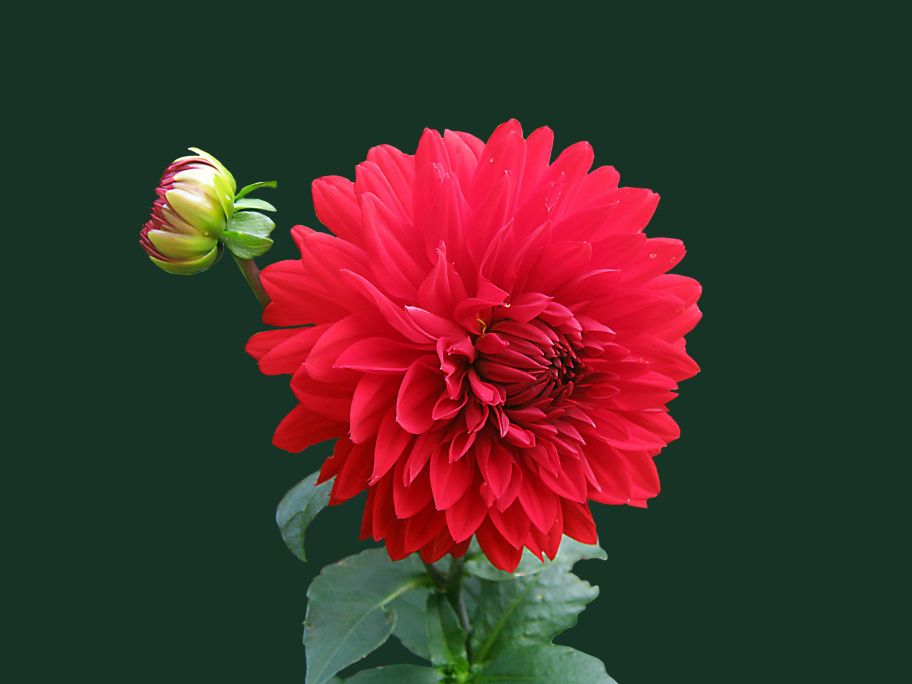
#> input picture flower.jpg, 3648 x 2736 px (shown at 1/4 size)
$ python -i Canny_Edge_Detection.py   (imports and definitions only)
#> lines starting #> are read from the running program, lines starting #| are printed output that depends on the picture; after the words box and inside, x2 and y2 are one past the last pixel; in counts of white or black regions, pixels touching at a corner belong together
import os
import cv2
import sys
import numpy as np
from PIL import Image

# convert to grayscale
def convert_to_grayscale(image_path):
    img = Image.open(image_path)
    img_array = np.array(img)

    # handeling aplha channel
    if img_array.shape[2] == 4:
        img_array = img_array[:, :, :3]

    grayscale_img = np.dot(img_array[...,:3], [0.299, 0.587, 0.114])
    grayscale_img = grayscale_img.astype(np.uint8)
    return Image.fromarray(grayscale_img)

# Helper function for Gaussian kernel generation
def gaussian_kernel(size, sigma=1.0):
    k = int(size / 2)
    x, y = np.mgrid[-k:k+1, -k:k+1]
    normal = 1 / (2.0 * np.pi * sigma**2)
    kernel = np.exp(-((x**2 + y**2) / (2.0*sigma**2))) * normal
    return kernel

# Helper function for gradient calculation using Sobel operators
def sobel_filters(img):
    k_x = np.array([[-1, 0, 1], [-2, 0, 2], [-1, 0, 1]], np.float32)
    k_y = np.array([[1, 2, 1], [0, 0, 0], [-1, -2, -1]], np.float32)

    i_x = cv2.filter2D(img, -1, k_x)
    i_y = cv2.filter2D(img, -1, k_y)

    G = np.hypot(i_x, i_y)
    G = G / G.max() * 255  # Normalize gradient magnitude

    theta = np.arctan2(i_y, i_x)
    return G, theta

def non_max_suppression(gradient, theta):
    M, N = gradient.shape
    Z = np.zeros((M, N), dtype=np.int32)
    angle = theta * 180.0 / np.pi
    angle[angle < 0] += 180

    # Define direction based on angle
    directions = np.zeros((M, N), dtype=np.int32)

    # Determine the direction of the edge based on the angle
    directions[(angle >= 0) & (angle < 22.5) | (angle >= 157.5) & (angle <= 180)] = 0
    directions[(angle >= 22.5) & (angle < 67.5)] = 1
    directions[(angle >= 67.5) & (angle < 112.5)] = 2
    directions[(angle >= 112.5) & (angle < 157.5)] = 3

    # Shift the image to compare neighboring pixels
    for i in range(1, M-1):
        for j in range(1, N-1):
            q = 255
            r = 255
            if directions[i, j] == 0:  # 0 degrees (horizontal)
                q = gradient[i, j+1]
                r = gradient[i, j-1]
            elif directions[i, j] == 1:  # 45 degrees (diagonal)
                q = gradient[i+1, j-1]
                r = gradient[i-1, j+1]
            elif directions[i, j] == 2:  # 90 degrees (vertical)
                q = gradient[i+1, j]
                r = gradient[i-1, j]
            elif directions[i, j] == 3:  # 135 degrees (diagonal)
                q = gradient[i-1, j-1]
                r = gradient[i+1, j+1]

            # Only keep the maximum values
            if gradient[i, j] >= q and gradient[i, j] >= r:
                Z[i, j] = gradient[i, j]
            else:
                Z[i, j] = 0

    return Z


# Helper function for double thresholding
def threshold(img, low_threshold, high_threshold):
    weak = 75
    strong = 255

    strong_i, strong_j = np.nonzero(img >= high_threshold)
    weak_i, weak_j = np.nonzero((img >= low_threshold) & (img < high_threshold))

    result = np.zeros(img.shape, dtype=np.uint8)
    result[strong_i, strong_j] = strong
    result[weak_i, weak_j] = weak

    return result, weak, strong

# Helper function for edge tracking by hysteresis
def hysteresis(img, weak, strong=255):
    M, N = img.shape
    for i in range(1, M-1):
        for j in range(1, N-1):
            if img[i, j] == weak:
                if ((img[i+1, j-1] == strong) or (img[i+1, j] == strong) or (img[i+1, j+1] == strong)
                        or (img[i, j-1] == strong) or (img[i, j+1] == strong)
                        or (img[i-1, j-1] == strong) or (img[i-1, j] == strong) or (img[i-1, j+1] == strong)):
                    img[i, j] = strong
                else:
                    img[i, j] = 0
    return img

def canny_edge_detection(image_path):
    # Step 1: Read the image in grayscale
#> called with image_path = 'flower.jpg'
    print("Reading...")
    img = cv2.imread(image_path, cv2.IMREAD_GRAYSCALE)
#> img: shape (2736, 3648); min 0, max 255, mean 55.5

    # Resize the image before processing
    max_width = 800  # Set your desired max width
    max_height = 600  # Set your desired max height
    img_resized = resize_image(img, max_width, max_height)
#> in resize_image, `return cv2.resize(image, (new_width, new_height))`:
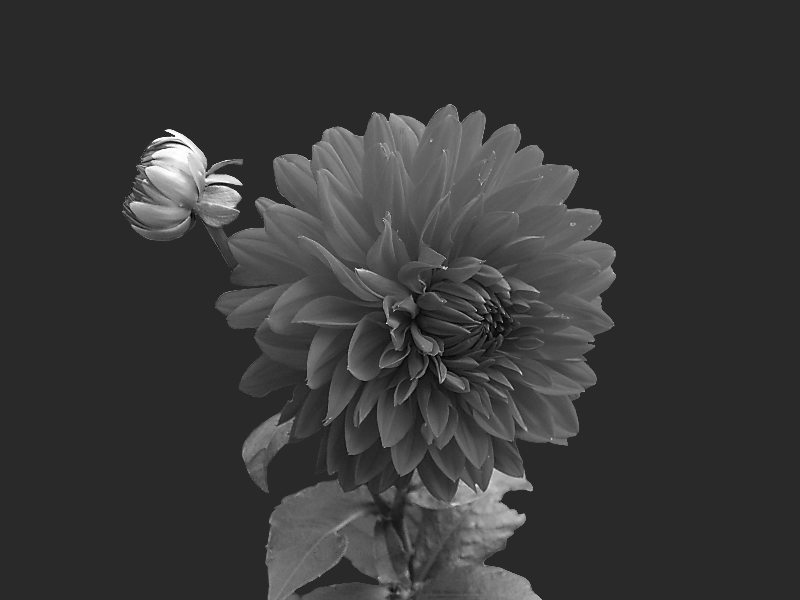
#> returned value: shape (600, 800); min 1, max 255, mean 55.4

    # Step 2: Apply Gaussian Blur to smooth the image
    print("Applying Gaussian Blur...")
    gaussian_kernel_size = 5
    blurred_img = cv2.filter2D(img_resized, -1, gaussian_kernel(gaussian_kernel_size, sigma=1.4))

    # Step 3: Apply Sobel filters to find intensity gradients
    print("Applying sobel filter...")
    gradient_magnitude, gradient_direction = sobel_filters(blurred_img)
#> in sobel_filters, `i_x = cv2.filter2D(img, -1, k_x)`:
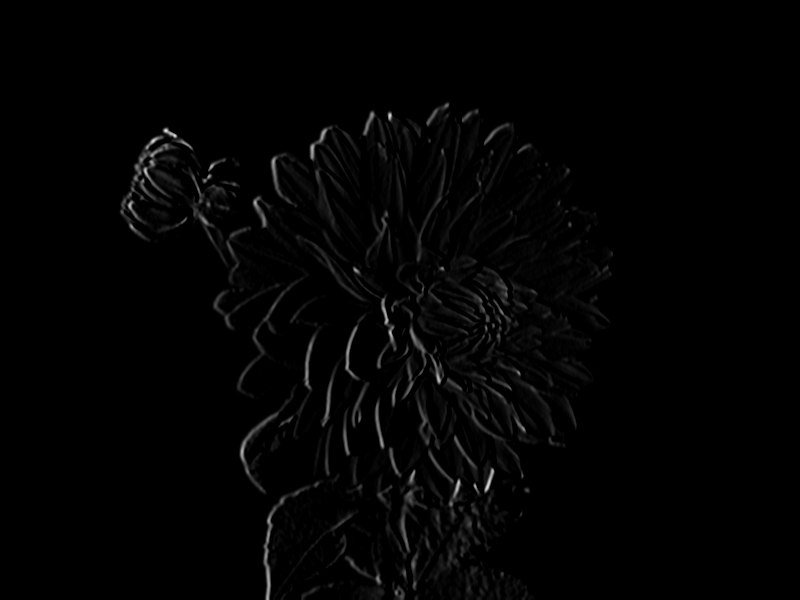
#> i_x: shape (600, 800); min 0, max 224, mean 3.1
#> in sobel_filters, `i_y = cv2.filter2D(img, -1, k_y)`:
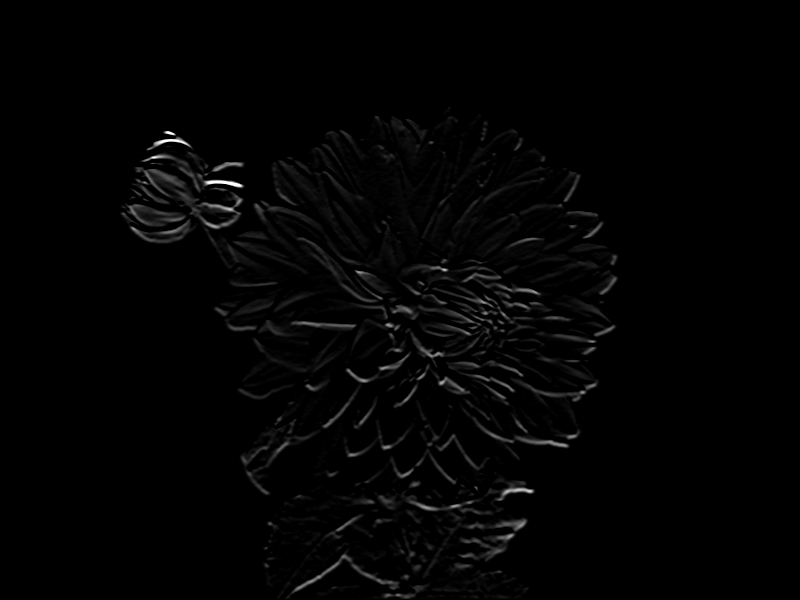
#> i_y: shape (600, 800); min 0, max 255, mean 3.3
#> in sobel_filters, `theta = np.arctan2(i_y, i_x)`:
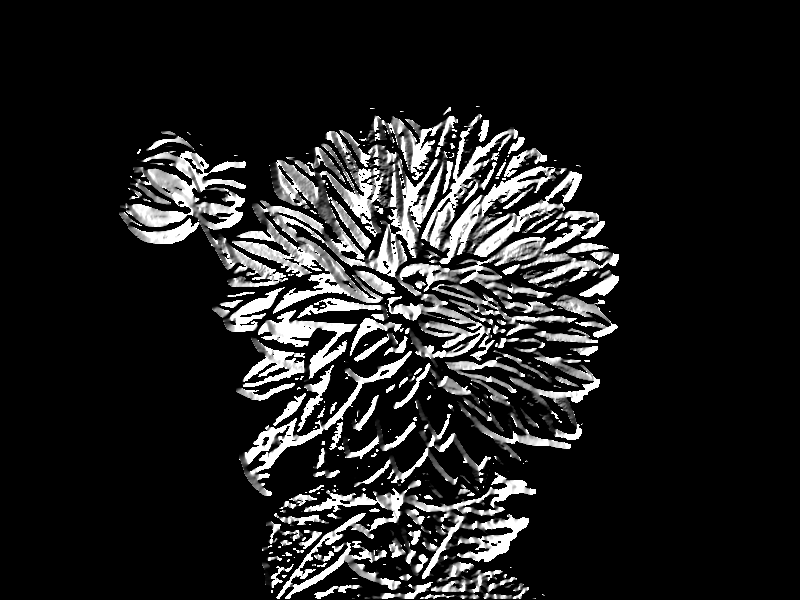
#> theta: shape (600, 800) float16; min 0, max 1.57, mean 0.198; drawn with min black and max white

    # Step 4: Perform Non-Maximum Suppression to thin the edges
    print("Applying non-maximum suppression...")
    non_max_img = non_max_suppression(gradient_magnitude, gradient_direction)
#> after the loop in non_max_suppression, `for i in range(1, M-1):`:
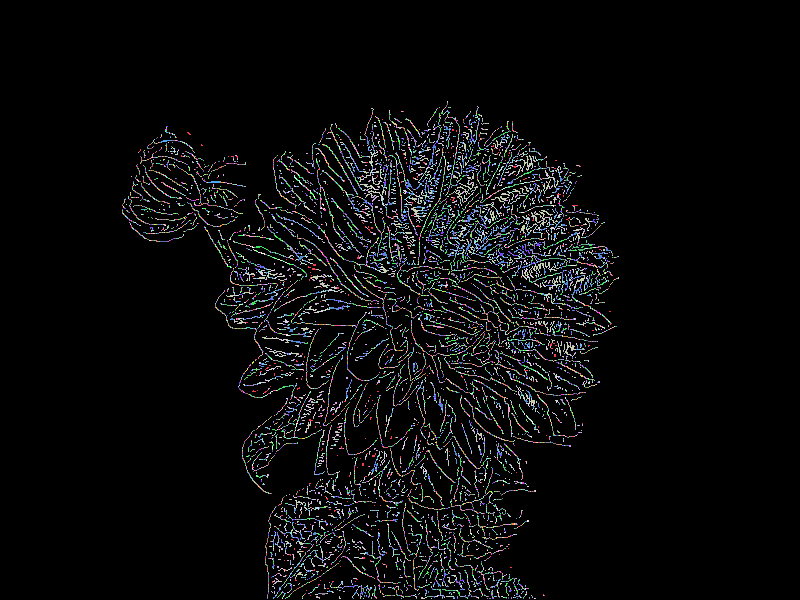
#> Z: shape (600, 800) int32; 204 distinct labels, from 0 to 255; one colour per label, 0 black

    # Step 5: Apply double threshold to determine potential edges
    print("Applying double thresholding...")
    low_threshold = 5
    high_threshold = 30
    threshold_img, weak, strong = threshold(non_max_img, low_threshold, high_threshold)
#> in threshold, `strong_i, strong_j = np.nonzero(img >= high_threshold)`: strong_i = 7195 values from 103 to 598; strong_j = 7195 values, max 616 at index 2166, min 122 at index 1301, mean 374
#> in threshold, `weak_i, weak_j = np.nonzero((img >= low_threshold) & (img < high_thres..`: weak_i = 15677 values from 102 to 598; weak_j = 15677 values, max 617 at index 6365, min 126 at index 3503, mean 418.1
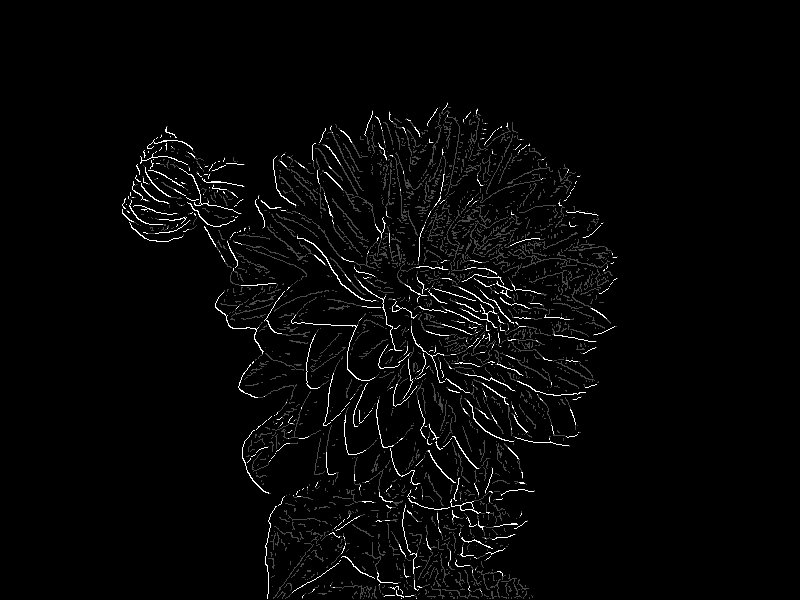
#> threshold_img: shape (600, 800); min 0, max 255, mean 6.3
#> weak = 75; strong = 255

    # Step 6: Perform edge tracking by hysteresis
    print("Performing edge tracking...")
    final_edges = hysteresis(threshold_img, weak, strong)
#> after the loop in hysteresis, `for i in range(1, M-1):`:
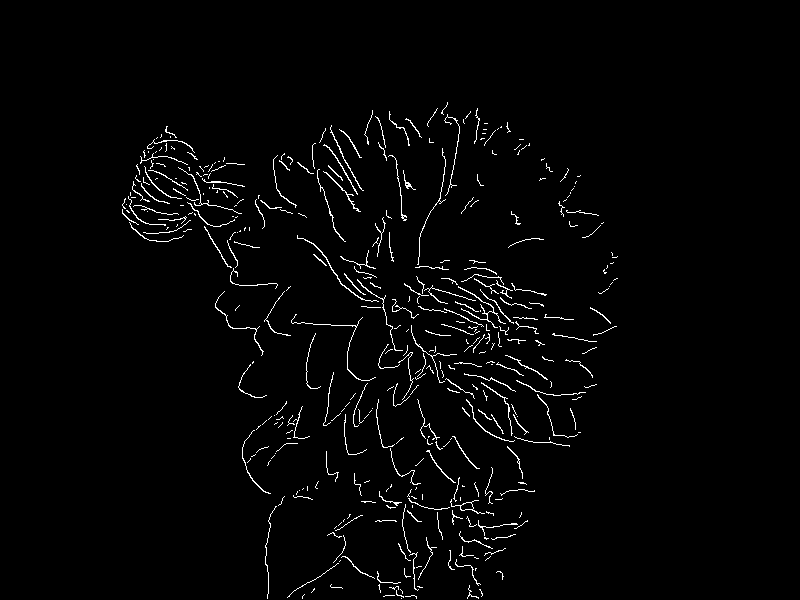
#> img: shape (600, 800); 2.1% white in thin lines or dots, all inside (x1, y1, x2, y2) = (122, 102, 618, 599)

    # Save the output image with "_edge.png" suffix
    output_file_name = image_path[10:-4] + "_edge.png"
    try:
        cv2.imwrite(output_file_name, final_edges)
    except cv2.error as e:
        print(f"Error saving the output file {output_file_name}: {e}")
    print("Saving output!")

    # Display the original and the edge-detected image
    cv2.imshow('Original Image', img_resized)
    cv2.imshow('Canny Edge Detection', final_edges)
    cv2.waitKey(0)
    cv2.destroyAllWindows()

def resize_image(image, max_width, max_height):
    height, width = image.shape[:2]
    aspect_ratio = width / height

    if width > height:
        new_width = min(max_width, width)
        new_height = int(new_width / aspect_ratio)
    else:
        new_height = min(max_height, height)
        new_width = int(new_height * aspect_ratio)

    return cv2.resize(image, (new_width, new_height))


# [43 lines not run here, left out]

>>> result = canny_edge_detection('flower.jpg')
